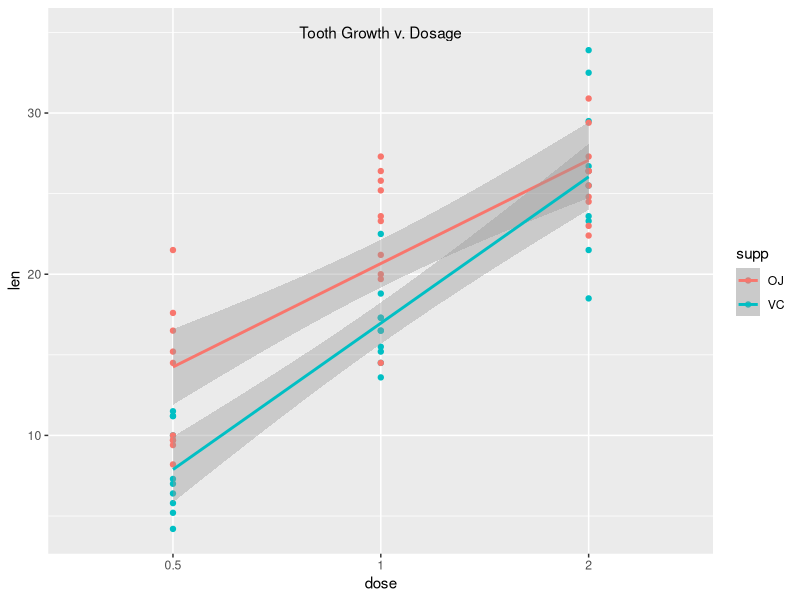
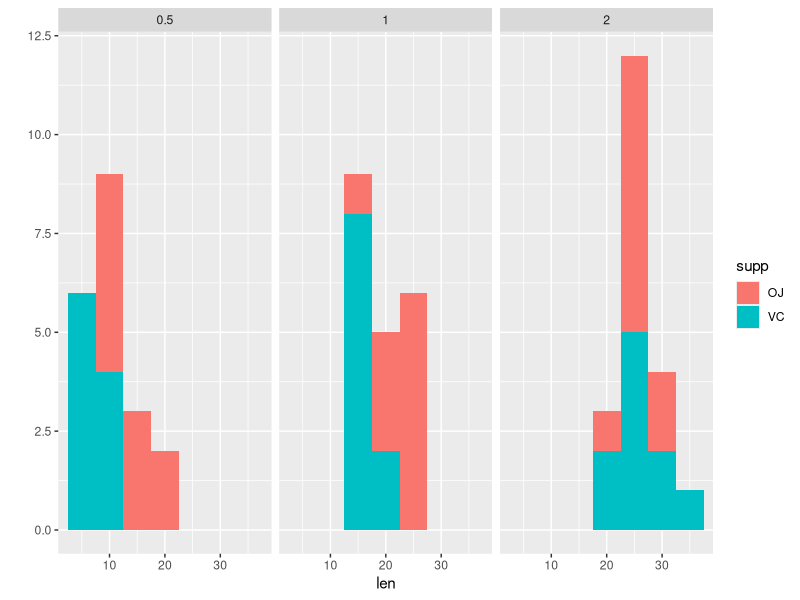

Write the R code that produced these figures, in order.
## ---- chunk 1
library(ggplot2)
data(ToothGrowth)
ToothGrowth<-transform(ToothGrowth, dose=factor(dose))
ToothGrowth<-transform(ToothGrowth, supp=factor(supp))

#calculate means and standard deviations per group
toothmeans=with(ToothGrowth, tapply(len, list(dose,supp), mean))
toothsds=with(ToothGrowth, tapply(len, list(dose,supp), sd))
toothns=with(ToothGrowth, tapply(len, list(dose,supp), length))

tplus=round(toothmeans+qt(.95,(toothns-1))*toothsds/sqrt(toothns),2)
tminus=round(toothmeans-qt(.95,(toothns-1))*toothsds/sqrt(toothns),2)
## ---- chunk 2
g <- ggplot(ToothGrowth, aes(x = dose, y = len, colour = supp, group=supp)) + geom_point() + geom_smooth(method="lm") + annotate("text", x=2, y=35, label="Tooth Growth v. Dosage")
g
## ---- chunk 3
qplot(len, data=ToothGrowth, fill=supp, facets=.~dose,  binwidth  =  5)
## ---- chunk 4

for (ch in levels(ToothGrowth$dose))
 {
 x=subset(ToothGrowth,supp=="OJ" & dose == ch, 'len')
 y=subset(ToothGrowth,supp=="VC" & dose == ch, 'len')
 ttest=t.test(x,y, paired=FALSE, var.equal=FALSE)$conf
 print(paste("dose=",ch))
 print(ttest)
}
